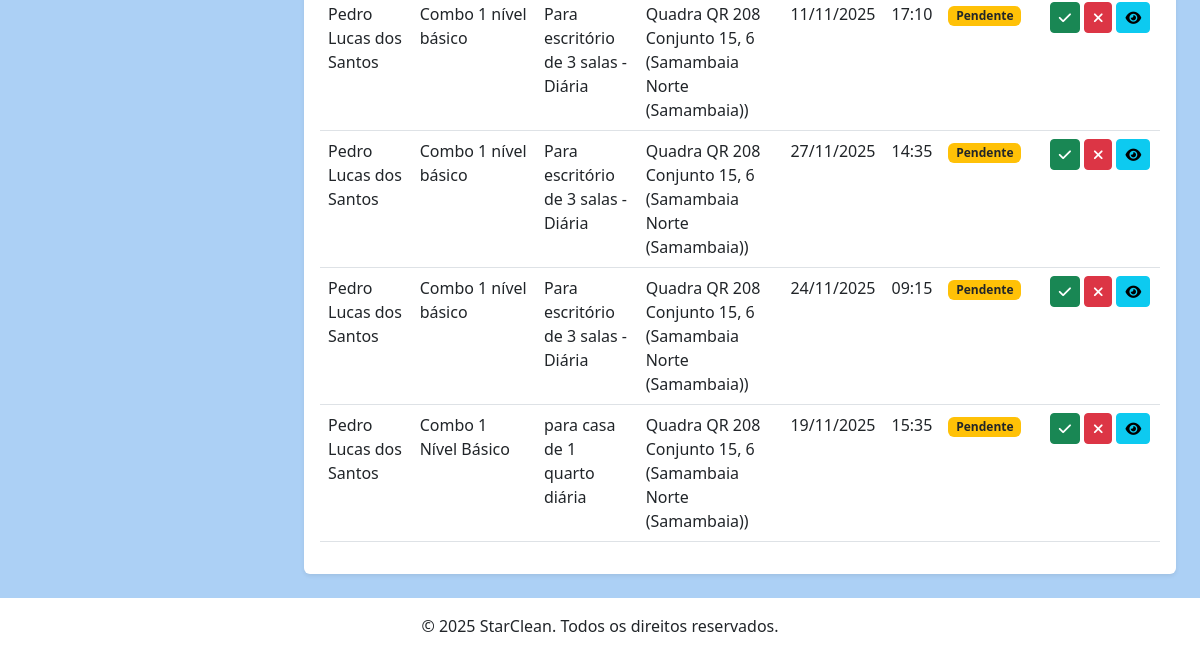
The page /prestador/gerir_agendamentos.php (signed in, lower part) on the database as committed earlier.
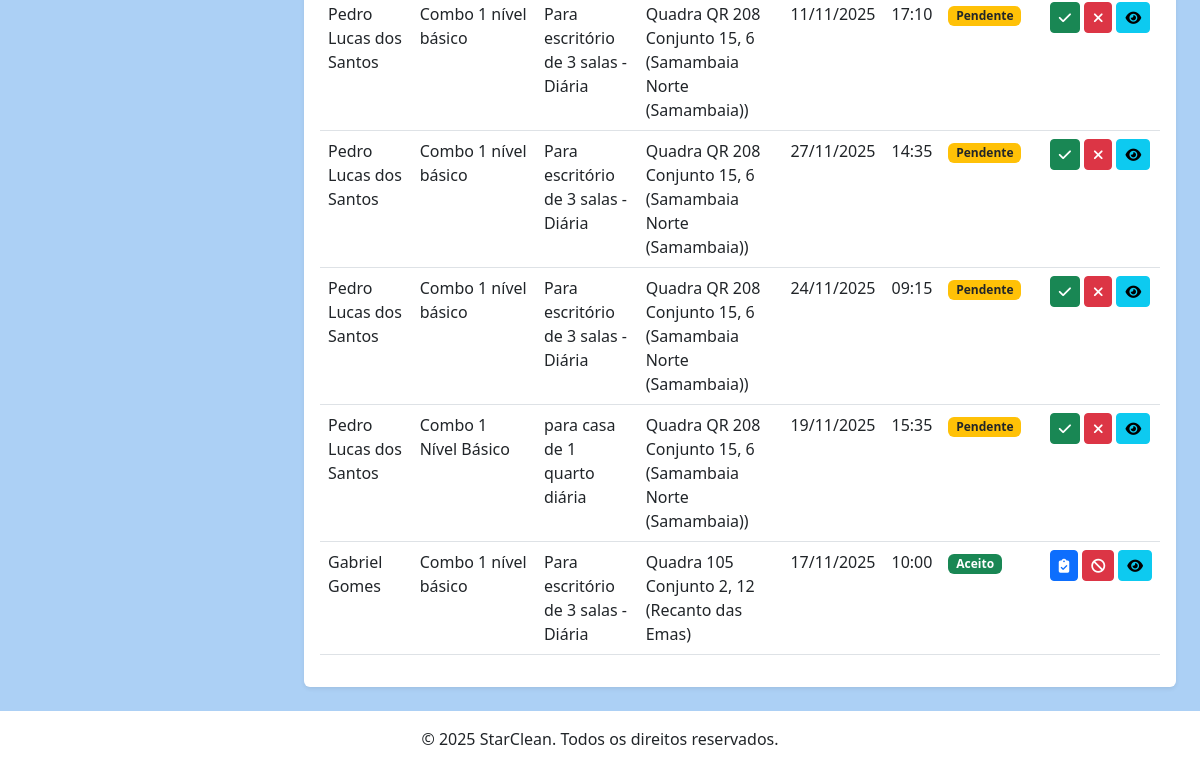
The same page on the database as committed later.
### tables this page shows
CREATE TABLE `agendamento` (
  `id` int(11) NOT NULL,
  `Cliente_id` int(11) NOT NULL,
  `Prestador_id` int(11) NOT NULL,
  `Servico_id` int(11) NOT NULL,
  `Endereco_id` int(11) NOT NULL,
  `data` date NOT NULL,
  `hora` time NOT NULL,
  `status` enum('pendente','aceito','realizado','cancelado','remarcado') NOT NULL DEFAULT 'pendente',
  `observacoes` text DEFAULT NULL,
  `tem_pets` tinyint(1) NOT NULL DEFAULT 0,
  `tem_crianca` tinyint(1) NOT NULL DEFAULT 0,
  `possui_aspirador` tinyint(1) NOT NULL DEFAULT 0,
  `notificacao_prestador_lida` tinyint(1) NOT NULL DEFAULT 0,
  `notificacao_cliente_lida` tinyint(1) NOT NULL DEFAULT 0,
  `notificacao_admin_lida` tinyint(1) NOT NULL DEFAULT 0
);

CREATE TABLE `cliente` (
  `id` int(11) NOT NULL,
  `nome` varchar(45) NOT NULL,
  `sobrenome` varchar(45) NOT NULL,
  `email` varchar(150) NOT NULL,
  `data_nascimento` date NOT NULL,
  `telefone` varchar(20) NOT NULL,
  `cpf` varchar(14) NOT NULL,
  `password` varchar(255) NOT NULL,
  `receber_notificacoes_email` tinyint(1) NOT NULL DEFAULT 1,
  `criado_em` timestamp NOT NULL DEFAULT current_timestamp(),
  `atualizado_em` timestamp NOT NULL DEFAULT current_timestamp() ON UPDATE current_timestamp()
);

CREATE TABLE `servico` (
  `id` int(11) NOT NULL,
  `titulo` varchar(100) NOT NULL,
  `descricao` text NOT NULL,
  `preco` double NOT NULL,
  `duracao_estimada` time DEFAULT NULL,
  `prestador_id` int(11) NOT NULL,
  `oculto` tinyint(1) NOT NULL DEFAULT 0 COMMENT '0 = visível, 1 = oculto'
);

CREATE TABLE `endereco` (
  `id` int(11) NOT NULL,
  `Cliente_id` int(11) NOT NULL,
  `Prestador_id` int(11) DEFAULT NULL,
  `cep` varchar(9) NOT NULL,
  `logradouro` varchar(250) DEFAULT NULL,
  `bairro` varchar(45) DEFAULT NULL,
  `cidade` varchar(45) DEFAULT NULL,
  `uf` char(2) DEFAULT NULL,
  `numero` varchar(10) DEFAULT NULL,
  `complemento` varchar(100) DEFAULT NULL,
  `latitude` decimal(10,8) DEFAULT NULL,
  `criado_em` timestamp NOT NULL DEFAULT current_timestamp(),
  `atualizado_em` timestamp NOT NULL DEFAULT current_timestamp() ON UPDATE current_timestamp(),
  `longitude` decimal(11,8) DEFAULT NULL
);

### prestador/gerir_agendamentos.php (the view, shortened to what the changed rows need)
<?php
$id_prestador_logado = $_SESSION['usuario_id'];
$agendamentos = [];
$termo_busca = $_GET['q'] ?? '';
try {
    $pdo = obterConexaoPDO();
    $params = [$id_prestador_logado];
    $sql = "SELECT a.id, c.nome as nome_cliente, s.titulo as titulo_servico, s.descricao as descricao_servico,
                   a.data, a.hora, a.status, e.logradouro, e.numero, e.bairro
            FROM Agendamento a
            JOIN Cliente c ON a.Cliente_id = c.id
            JOIN Servico s ON a.Servico_id = s.id
            JOIN Endereco e ON a.Endereco_id = e.id
            WHERE a.Prestador_id = ?";
    $stmt = $pdo->prepare($sql);
    $stmt->execute($params);
    $agendamentos = $stmt->fetchAll(PDO::FETCH_ASSOC);
} catch (PDOException $e) {
    error_log("Erro ao buscar os agendamentos: " . $e->getMessage());
    $mensagem_erro = '<div class="alert alert-danger">Erro ao carregar agendamentos. Tente novamente.</div>';
}
include '../includes/header.php';
?>
<main class="d-flex">
    <div class="container-fluid p-4 flex-grow-1">
        <div class="card border-0 shadow-sm">
            <div class="card-body">
                <div class="table-responsive">
                    <table class="table table-hover">
                        <tbody>
                            <?php if (empty($agendamentos)): ?>
                                <tr>
                                    <?php if (!empty($termo_busca)): ?>
                                        <td colspan="8" class="text-center">Nenhum agendamento encontrado para "<?= htmlspecialchars($termo_busca) ?>".</td>
                                    <?php else: ?>
                                        <td colspan="8" class="text-center">Nenhum agendamento encontrado.</td>
                                    <?php endif; ?>
                                </tr>
                            <?php else: ?>
                                <?php foreach ($agendamentos as $agendamento):
                                    $status = strtolower($agendamento['status']);
                                    ?>
                                    <tr>
                                        <td><?= htmlspecialchars($agendamento['nome_cliente']) ?></td>
                                        <td><?= htmlspecialchars($agendamento['titulo_servico']) ?></td>
                                        <td><?= htmlspecialchars($agendamento['descricao_servico']) ?></td>
                                        <td><?= htmlspecialchars($agendamento['logradouro']) ?>,
                                            <?= htmlspecialchars($agendamento['numero']) ?>
                                            (<?= htmlspecialchars($agendamento['bairro']) ?>)</td>
                                        <td><?= date('d/m/Y', strtotime($agendamento['data'])) ?></td>
                                        <td><?= htmlspecialchars(substr($agendamento['hora'], 0, 5)) ?></td>
                                        <td>
                                            <?php
                                            $badge_class = 'bg-secondary';
                                            switch ($status) {
                                                case 'pendente':
                                                    $badge_class = 'bg-warning text-dark';
                                                    break;
                                                case 'aceito':
                                                    $badge_class = 'bg-success';
                                                    break;
                                                case 'realizado':
                                                    $badge_class = 'bg-primary';
                                                    break;
                                                case 'cancelado':
                                                    $badge_class = 'bg-danger';
                                                    break;
                                                case 'remarcado':
                                                    $badge_class = 'bg-light text-dark border';
                                                    break;
                                            }
                                            ?>
                                            <span
                                                class="badge <?= $badge_class ?>"><?= htmlspecialchars(ucfirst($agendamento['status'])) ?></span>
                                        </td>
                                        <td>
                                            <div class="d-flex gap-1" role="group" aria-label="Ações do Agendamento">
                                                <?php if ($status === 'pendente'): ?>
                                                    <a href="processar_agendamento.php?id=<?= $agendamento['id'] ?>&acao=aceito" class="btn btn-sm btn-success" data-bs-toggle="tooltip" title="Aceitar">
                                                        <i class="fas fa-check"></i>
                                                    </a>
                                                    <a href="processar_agendamento.php?id=<?= $agendamento['id'] ?>&acao=cancelado" class="btn btn-sm btn-danger" data-bs-toggle="tooltip" title="Recusar">
                                                        <i class="fas fa-times"></i>
                                                    </a>
                                                <?php elseif ($status === 'aceito'): ?>
                                                    <a href="processar_agendamento.php?id=<?= $agendamento['id'] ?>&acao=realizado" class="btn btn-sm btn-primary" data-bs-toggle="tooltip" title="Marcar como Concluído">
                                                        <i class="fas fa-clipboard-check"></i>
                                                    </a>
                                                    <a href="processar_agendamento.php?id=<?= $agendamento['id'] ?>&acao=cancelado" class="btn btn-sm btn-danger" data-bs-toggle="tooltip" title="Cancelar Agendamento" onclick="return confirm('Tem certeza que deseja cancelar este agendamento? O cliente será notificado.');">
                                                        <i class="fas fa-ban"></i>
                                                    </a>
                                                <?php endif; ?>
                                                <a href="visualizar_agendamento.php?id=<?= $agendamento['id'] ?>" class="btn btn-sm btn-info" data-bs-toggle="tooltip" title="Visualizar Detalhes">
                                                    <i class="fas fa-eye"></i>
                                                </a>
                                            </div>
                                        </td>
                                    </tr>
                                <?php endforeach; ?>
                            <?php endif; ?>
                        </tbody>
                    </table>
                </div>
            </div>
        </div>
    </div>
</main>
<?php include '../includes/footer.php'; ?>

Rows that differ between the two databases and show on the page:
added agendamento: Cliente.nome "Gabriel Gomes", Servico.titulo "Combo 1 nível básico", Servico.descricao "Para escritório de 3 salas - Diária", Endereco.logradouro "Quadra 105 Conjunto 2", Endereco.numero "12", Endereco.bairro "Recanto das Emas", data "17/11/2025", hora "10:00", status "Aceito"
